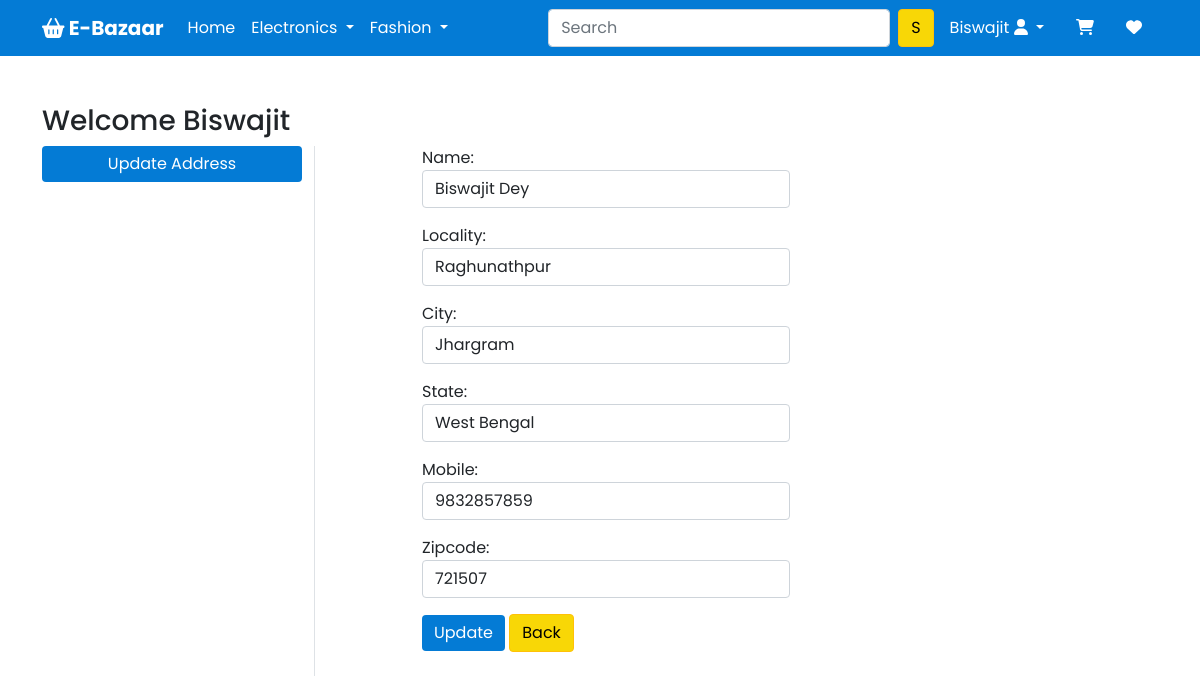
The app's page /address/15 (signed in) with its own data.
### app/models.py (models this page shows, shortened)
class Customer(models.Model):
    user = models.ForeignKey(User, on_delete=models.CASCADE)
    name = models.CharField(max_length=200)
    locality = models.CharField(max_length=200)
    city = models.CharField(max_length=50)
    mobile = models.CharField(max_length=11)
    zipcode = models.IntegerField(null=True)
    state = models.CharField(choices=STATE_CHOICES, max_length=50)

### app/views.py (the view, shortened to what this page needs)
# urls.py: path('address/<int:pk>', views.updateAddress.as_view(), name='update_address'),
@method_decorator(login_required, name='dispatch')
class updateAddress(View):
  def get(self, request, pk):
    add = Customer.objects.get(pk=pk)
    form = CustomerProfileForm(instance=add)
    return render(request, 'app/updateaddress.html', {'form':form})

### app/forms.py
class CustomerProfileForm(forms.ModelForm):
    class Meta:
        model = Customer
        fields = ['name', 'locality', 'city', 'state', 'mobile', 'zipcode']
        widgets = {
            'name':forms.TextInput(attrs={'class':'form-control'}),
            'locality':forms.TextInput(attrs={'class':'form-control'}),
            'city':forms.TextInput(attrs={'class':'form-control'}),
            'mobile':forms.TextInput(attrs={'class':'form-control'}),
            'state':forms.Select(attrs={'class':'form-control'}),
            'zipcode':forms.NumberInput(attrs={'class':'form-control'}),
        }

### app/templates/app/updateaddress.html (shortened to what this page needs)
{% extends 'app/base.html' %}
{% load static %}
{% block main-content %}
<div class="container my-5">
    <div class="row">
     <h3>Welcome <span class="text-capitalize">{{request.user}}</span></h3>
     <div class="col-sm-3 border-end">
      <ul class="list-unstyled">
       <li class="d-grid"><a href="#" class="btn btn-primary">Update Address</a></li>
      </ul>
     </div>
     <div class="col-sm-8 offset-sm-1">
      <form action="" method="post" novalidate>
       {% for fm in form %}
         <div class="form-group col-lg-6 mb-3">
           {{fm.label_tag}} {{fm}} <small class="text-danger">{{fm.errors|striptags}}</small>
         </div>
       {% endfor %}
       <div class="col-12 mt-3">
        <button type="submit" class="btn btn-primary">Update</button>
        <a href="{% url "address" %}" class="btn btn-warning">Back</a>
    </div>
      </form>
      <br>
     </div>
    </div>
   </div>
{% endblock main-content %}

### app/templates/app/base.html (shortened to what this page needs)
<!doctype html>
{% load static %}
<html lang="en">
  <head>
    <link href="https://cdn.jsdelivr.net/npm/bootstrap@5.0.0-beta1/dist/css/bootstrap.min.css" rel="stylesheet">
	  <link rel="stylesheet" href="https://cdnjs.cloudflare.com/ajax/libs/font-awesome/6.7.2/css/all.min.css" />
    <link rel="stylesheet" href="{% static 'app/css/owl.carousel.min.css' %}">
    <link rel="stylesheet" href="{% static 'app/css/all.min.css' %}">
    <link rel="stylesheet" href="{% static 'app/css/style.css' %}">
  </head>
  <body>
    <nav class="navbar navbar-expand-lg navbar-dark sticky-top custom-nav">
     <div class="container">
      <a href="/" class="navbar-brand text-white logo"> <i class="fa-solid fa-shopping-basket"></i> E-Bazaar</a>
       <div class="collapse navbar-collapse" id="navbarSupportedContent">
         <ul class="navbar-nav me-auto mb-2 mb-lg-0">
           <li class="nav-item">
             <a class="nav-link active text-white" aria-current="page" href="/">Home</a>
           </li>
           <li class="nav-item dropdown">
             <a class="nav-link dropdown-toggle text-white" href="#" id="electronicsDropdown" role="button" data-bs-toggle="dropdown" aria-expanded="false">
               Electronics
             </a>
           </li>
           <li class="nav-item dropdown">
             <a class="nav-link dropdown-toggle text-white" href="#" id="fashionDropdown" role="button" data-bs-toggle="dropdown" aria-expanded="false">
               Fashion
             </a>
           </li>
         </ul>
         <form class="d-flex" role="search" action="/search">
           <input class="form-control me-2" type="search" placeholder="Search" name="search" aria-label="Search">
           <button class="btn btn-warning" type="submit">S</button>
         </form>
         <div>
          <ul class="navbar-nav me-auto mb-2 mb-lg-0">
            {% if request.user.is_authenticated %}
           <li class="nav-item dropdown mx-2">
              <a class="nav-link dropdown-toggle text-white" href="#" id="profileDropdown" role="button" data-bs-toggle="dropdown" aria-expanded="false">
                {{request.user.username|capfirst}}
                <i class="fa-solid fa-user"></i>
              </a>
            </li>
            <li class="nav-item mx-2">
             <a href="{% url 'showcart' %}" class="nav-link text-white">  <i class="fa-solid fa-cart-shopping"></i> </a>
            </li>
            <li class="nav-item mx-2">
              <a href="{% url "showwishlist" %}" class="nav-link text-white">  <i class="fa fa-heart"></i> </a>
             </li>
            {% endif %}
          </ul>
         </div>
       </div>
     </div>
    </nav>
    {% block main-content %}{% endblock main-content %}
  </body>
</html>

### app/static/app/css/style.css (style rules this page uses)
:root { --green: green; --red: #ea1538; --yellow: #F8D706; --blue: #047BD5; --black: #130f40; --light-color: #666; --box-shadow: 0 1px 2px rgba(0,0,0,.1); --border: 3px solid rgba(0,0,0.1); --outline: 2px solid rgba(0,0,0.1); }
* { font-family: 'Poppins', sans-serif; margin: 0; padding: 0; box-sizing: border-box; outline: none; border: none; text-decoration: none; }
.btn-primary { background-color: var(--blue); border: none; }
.custom-nav { background-color: var(--blue); }
.logo { font-size: 20px; font-weight: bolder; color: #fff; }
.btn-warning { background: var(--yellow); }

### records on screen
Customer: form "Biswajit Dey" "Raghunathpur" "Jhargram" "West Bengal" "9832857859" "721507"

### other values on screen
{{ request.user.username|capfirst }} "Biswajit"
{{ request.user }} "Biswajit"
{{ fm.label_tag }} "Name:" "Locality:" "City:" "State:" "Mobile:" "Zipcode:"
